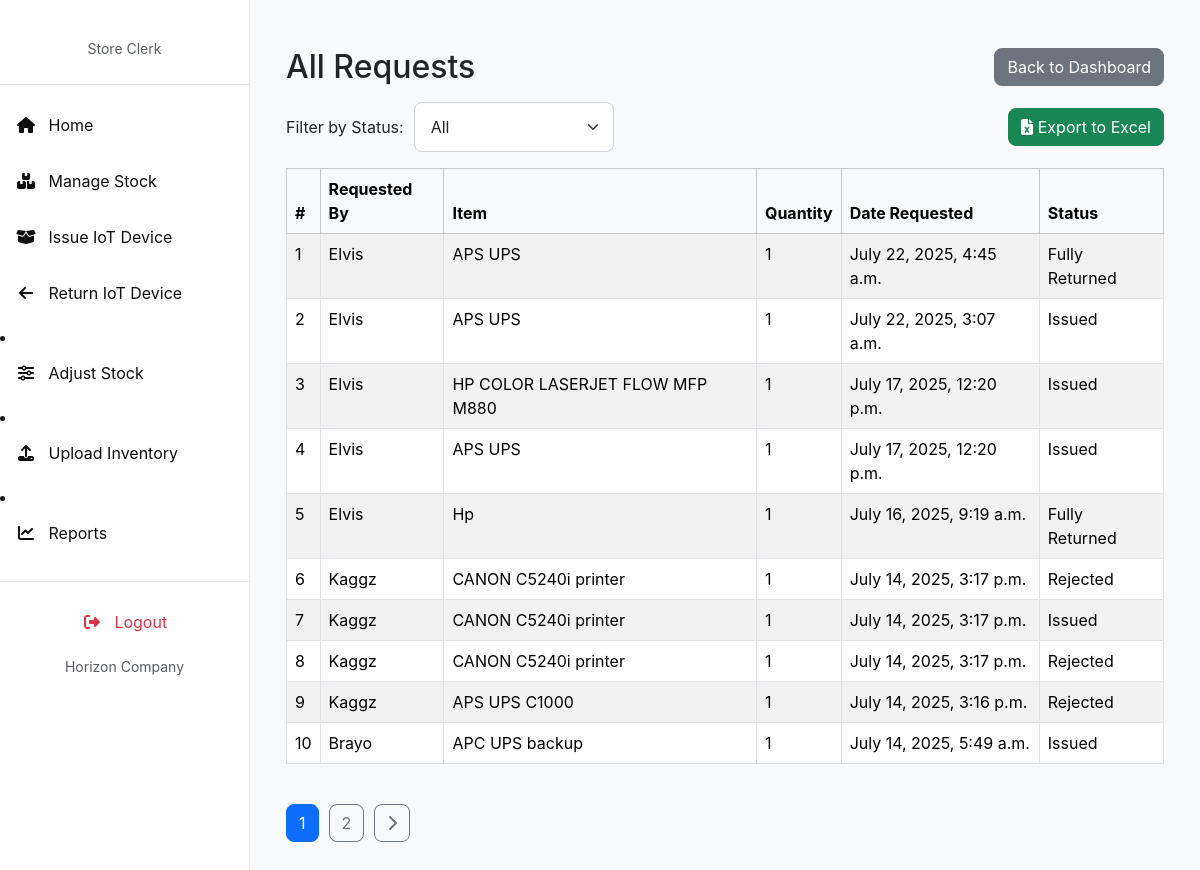
Before: /reports/total-requests/ with the older database file.
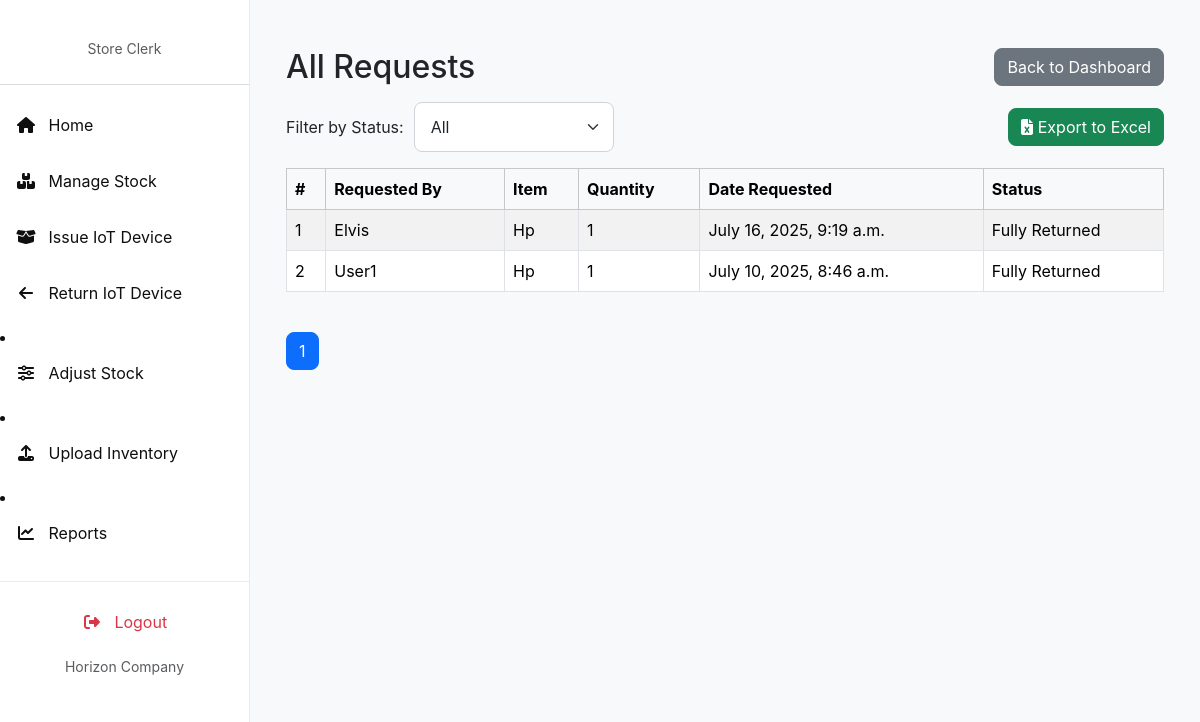
After: the same page with the newer database file.
### invent/models.py (models this page shows, shortened)
class ItemRequest(models.Model):
    item = models.ForeignKey('InventoryItem', on_delete=models.CASCADE)
    name = models.CharField(max_length=100)
    quantity = models.PositiveIntegerField(default=1)  # Quantity requested
    reason = models.TextField(blank=True, null=True)
    application_date = models.DateField(default=timezone.now)
    requestor = models.ForeignKey(User, on_delete=models.CASCADE)
    STATUS_CHOICES = [
        ('Pending', 'Pending'),
        ('Approved', 'Approved'),
        ('Issued', 'Issued'),  # Item has been issued (fully or partially)
        ('Rejected', 'Rejected'),
        ('Cancelled', 'Cancelled'),
        ('Partially Returned', 'Partially Returned'),
        ('Fully Returned', 'Fully Returned'),
    ]
    status = models.CharField(
        max_length=20, choices=STATUS_CHOICES, default='Pending')  # Increased max_length
    date_requested = models.DateTimeField(auto_now_add=True)
    date_issued = models.DateTimeField(null=True, blank=True)
    returned_quantity = models.PositiveIntegerField(default=0)
    _original_status = None
    def __init__(self, *args, **kwargs):
        super().__init__(*args, **kwargs)
        self._original_status = self.status

class InventoryItem(models.Model):
    STATUS_CHOICES = [
        ('Pending', 'Pending'),
        ('In Stock', 'In Stock'),
        ('Issued', 'Issued'),
        ('Returned', 'Returned'),
        ('Low Stock', 'Low Stock'),
        ('Out of Stock', 'Out of Stock'),
    ]
    CONDITION_CHOICES = [
        ("Serviceable", "Serviceable"),
        ("Not Serviceable", "Not Serviceable"),
        ("Not working", "Not working"),
        ("Good", "Good"),
        ("Fair", "Fair"),
        ("Poor", "Poor"),
    ]
    name = models.CharField(
        max_length=255, help_text="e.g., Dell Optiplex 7010 (from Asset Description)")
    serial_number = models.CharField(
        max_length=255, unique=True, blank=True, null=True,
        help_text="Unique serial number of the asset (from Serial Number in CSV)"
    )
    category = models.CharField(
        max_length=100, blank=True,
        help_text="e.g., Printer, CPU, Monitor (from Asset Category-Minor)"
    )
    condition = models.CharField(
        max_length=20, choices=CONDITION_CHOICES, default="Serviceable",
        help_text="Current condition of the asset (from Condition in CSV)"
    )
    status = models.CharField(
        max_length=20, choices=STATUS_CHOICES, default='In Stock')
    expiration_date = models.DateField(null=True, blank=True)
    quantity_total = models.PositiveIntegerField(default=0)
    quantity_issued = models.PositiveIntegerField(default=0)
    quantity_returned = models.PositiveIntegerField(default=0)
    created_by = models.ForeignKey(
        User, on_delete=models.SET_NULL, null=True, blank=True, related_name='inventory_created_by')
    created_at = models.DateTimeField(auto_now_add=True)
    updated_at = models.DateTimeField(auto_now=True)

### invent/views.py (the view)
# urls.py: path('reports/total-requests/', views.total_requests, name='total_requests'),
def total_requests(request):
    status_filter = request.GET.get('status')
    requests = ItemRequest.objects.all()
    if status_filter:
        requests = requests.filter(status=status_filter)
    paginator = Paginator(requests.order_by('-date_requested'), 10)
    page_number = request.GET.get('page')
    page_obj = paginator.get_page(page_number)
    context = {
        'page_obj': page_obj,
        'status_filter': status_filter,
    }
    return render(request, 'invent/total_requests.html', context)

### invent/context_processors.py (called while the page is built)
def pending_requests_count(request):
    count = 0  # Default to 0
    if request.user.is_authenticated:
        if request.user.has_perm('invent.can_issue_item'):
            count = ItemRequest.objects.filter(status='Pending').count()
    return {'pending_requests_count_for_sidebar': count}

### invent/templates/invent/total_requests.html (shortened to what this page needs)
{% extends 'invent/base_store_clerk.html' %}
{% block content %}
<div class="container mt-4">
    <div class="d-flex justify-content-between align-items-center mb-3">
        <h2 class="mb-0">All Requests</h2>
        <a href="{% url 'store_clerk_dashboard' %}" class="btn btn-secondary">Back to Dashboard</a>
    </div>
    <div class="d-flex justify-content-between mb-3 align-items-center">
        <form method="get" class="d-flex align-items-center" style="gap: 10px;">
            <label for="status" class="form-label mb-0">Filter by Status:</label>
            <select name="status" id="status" class="form-select" onchange="this.form.submit()" style="width: 200px;">
                <option value="">All</option>
            </select>
        </form>
        <a href="{% url 'export_total_requests' %}?{% if status_filter %}status={{ status_filter }}{% endif %}" class="btn btn-success">
            <i class="fas fa-file-excel"></i> Export to Excel
        </a>
    </div>
    <div class="table-responsive">
        <table class="table table-bordered table-striped">
            <thead class="table-light">
                <tr>
                    <th>#</th>
                    <th>Requested By</th>
                    <th>Item</th>
                    <th>Quantity</th>
                    <th>Date Requested</th>
                    <th>Status</th>
                </tr>
            </thead>
            <tbody>
                {% for request_obj in page_obj %}
                <tr>
                    <td>{{ forloop.counter0|add:page_obj.start_index }}</td>
                    <td>{{ request_obj.requestor.username }}</td>
                    <td>{{ request_obj.item.name }}</td>
                    <td>{{ request_obj.quantity }}</td>
                    <td>{{ request_obj.date_requested }}</td>
                    <td>{{ request_obj.status }}</td>
                </tr>
                {% empty %}
                <tr>
                    <td colspan="6">No requests found.</td>
                </tr>
                {% endfor %}
            </tbody>
        </table>
    </div>
    <div class="pagination mt-4" style="text-align: center;">
        <ul style="list-style: none; padding: 0; display: inline-flex; gap: 10px;">
            {% for num in page_obj.paginator.page_range %}
                {% if page_obj.number == num %}
                    <li><span class="btn btn-primary">{{ num }}</span></li>
                {% else %}
                    <li>
                        <a href="?page={{ num }}{% if status_filter %}&status={{ status_filter }}{% endif %}" class="btn btn-outline-secondary">{{ num }}</a>
                    </li>
                {% endif %}
            {% endfor %}
            {% if page_obj.has_next %}
                <li>
                    <a href="?page={{ page_obj.next_page_number }}{% if status_filter %}&status={{ status_filter }}{% endif %}" class="btn btn-outline-secondary">
                        <i class="fas fa-chevron-right"></i>
                    </a>
                </li>
            {% endif %}
        </ul>
    </div>
</div>
{% endblock %}

Changed rows visible on the page:
removed ItemRequest: requestor.username "Elvis", item.name "APS UPS", quantity "1", date_requested "July 22, 2025, 4:45 a.m.", status "Fully Returned"
removed ItemRequest: requestor.username "Elvis", item.name "APS UPS", quantity "1", date_requested "July 22, 2025, 3:07 a.m.", status "Issued"
removed ItemRequest: requestor.username "Elvis", item.name "HP COLOR LASERJET FLOW MFP M880", quantity "1", date_requested "July 17, 2025, 12:20 p.m.", status "Issued"
removed ItemRequest: requestor.username "Elvis", item.name "APS UPS", quantity "1", date_requested "July 17, 2025, 12:20 p.m.", status "Issued"
removed ItemRequest: requestor.username "Kaggz", item.name "CANON C5240i printer", quantity "1", date_requested "July 14, 2025, 3:17 p.m.", status "Rejected"
removed ItemRequest: requestor.username "Kaggz", item.name "CANON C5240i printer", quantity "1", date_requested "July 14, 2025, 3:17 p.m.", status "Issued"
removed ItemRequest: requestor.username "Kaggz", item.name "CANON C5240i printer", quantity "1", date_requested "July 14, 2025, 3:17 p.m.", status "Rejected"
removed ItemRequest: requestor.username "Kaggz", item.name "APS UPS C1000", quantity "1", date_requested "July 14, 2025, 3:16 p.m.", status "Rejected"
removed ItemRequest: requestor.username "Brayo", item.name "APC UPS backup", quantity "1", date_requested "July 14, 2025, 5:49 a.m.", status "Issued"
now on this page (row unchanged): ItemRequest: requestor.username "User1", item.name "Hp", quantity "1", date_requested "July 10, 2025, 8:46 a.m.", status "Fully Returned"
Other visible differences:
list line gone: "2"
